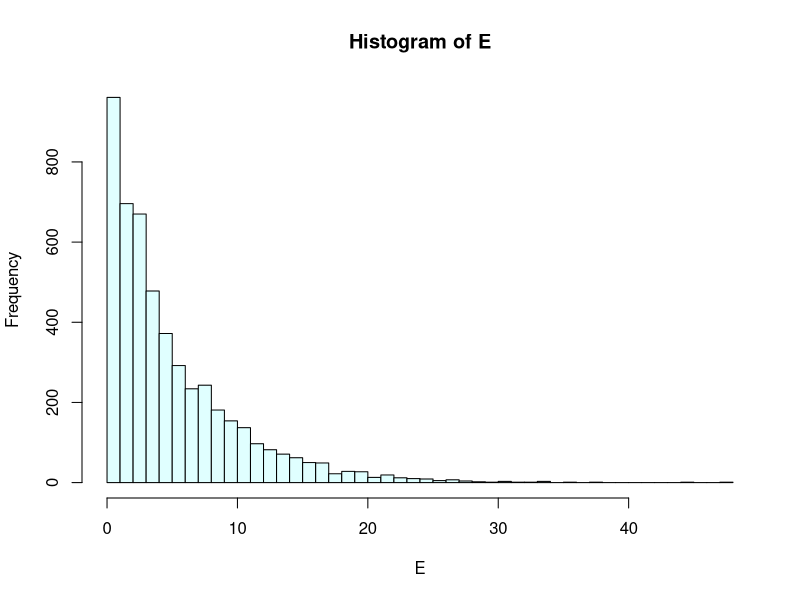

This chart was generated by the following R code:
genExp<-function(sample, mean) {
  E<-vector(length = sample);

  set.seed(1);
  u<-runif(sample, 0, 1);

  lambda = 1 / mean
  E = ((-1 / lambda) * log(1 - u));

  png("1.png");
  hist(E, breaks = 50, col = "light cyan", plot = TRUE);

  return(c(mean(E), max(E), min(E)));
}

output<-genExp(5000, 5);

cat("The mean, maximum, and minimum are calculated to be", output[1], ",", output[2], ", and", output[3], "respectively.\n");
